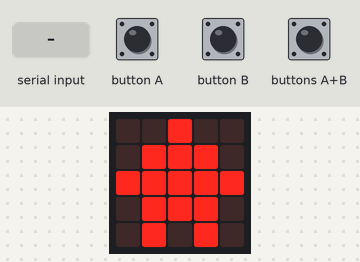
Simulated run of this program. Board: BBC micro:bit (MakeCode). Shown: the board's 5×5 LED display. Inputs (shaded band) come from the test bench.

Above: at 1.8 s.
1.9 s: button A pressed for 0.15 s
At 2.6 s:
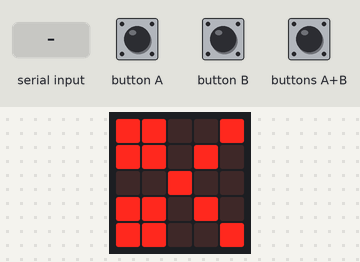
3.5 s: "Micro Bit connected" typed at the serial console, then Enter
At 4.2 s:
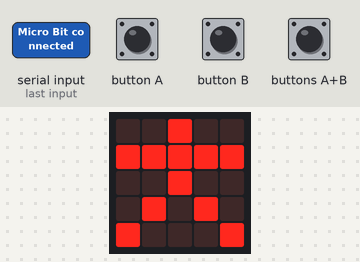
7.6 s: button A pressed 2 times (0.12 s each, 0.3 s apart)
At 9.1 s:
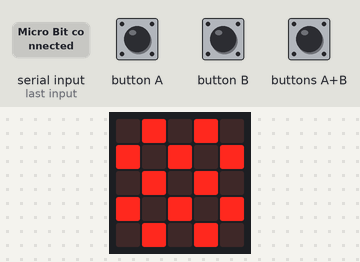
9.8 s: button A pressed for 0.15 s
At 11.4 s:
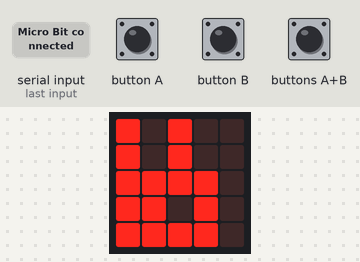
11.7 s: button A pressed for 0.15 s
At 12.6 s:
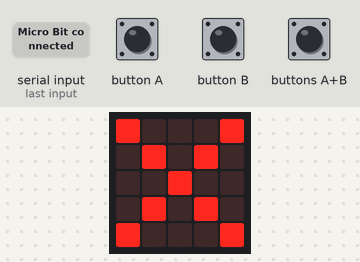
Timing chart, 0 to 14.5 s (numbered marks = the images above; inputs shaded):
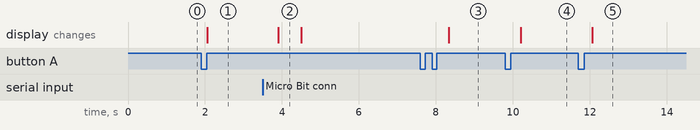

The program:

main.ts
```typescript
serial.onDataReceived(serial.delimiters(Delimiters.NewLine), function () {
    if (serial.readLine() == "Micro Bit connected") {
        basic.showIcon(IconNames.StickFigure)
        texte = 0
    } else {
        basic.showString(serial.readLine())
    }
})
input.onButtonPressed(Button.A, function () {
    if (texte < 5) {
        texte += 1
    } else {
        texte = 0
    }
})
input.onButtonPressed(Button.AB, function () {

})
input.onButtonPressed(Button.B, function () {
    serial.writeLine("" + (texte))
})
let texte = 0
basic.showIcon(IconNames.House)
texte = 0
basic.forever(function () {
    if (texte == 1) {
        basic.showIcon(IconNames.Scissors)
    } else {
        if (texte == 2) {
            basic.showIcon(IconNames.Chessboard)
        } else {
            if (texte == 3) {
                basic.showIcon(IconNames.Rabbit)
            } else {
                if (texte == 4) {
                    basic.showIcon(IconNames.No)
                } else {

                }
            }
        }
    }
})
```

test.ts
```typescript
// les tests vont ici ; cela ne sera pas compilé si ce paquet est utilisé en tant qu'extension.
```

Measured:
- after the input at 1.9 s, the display: changes after 0.16 s (image 1)
- after the input at 3.5 s, the display: changes after 0.40 s (image 2)
- after the input at 7.6 s, the display: changes after 0.74 s (image 3)
- after the input at 9.8 s, the display: changes after 0.40 s (image 4)
- after the input at 11.7 s, the display: changes after 0.36 s (image 5)
- what the display in image 2 shows lasts 0.6 s, from 3.9 s to 4.5 s
